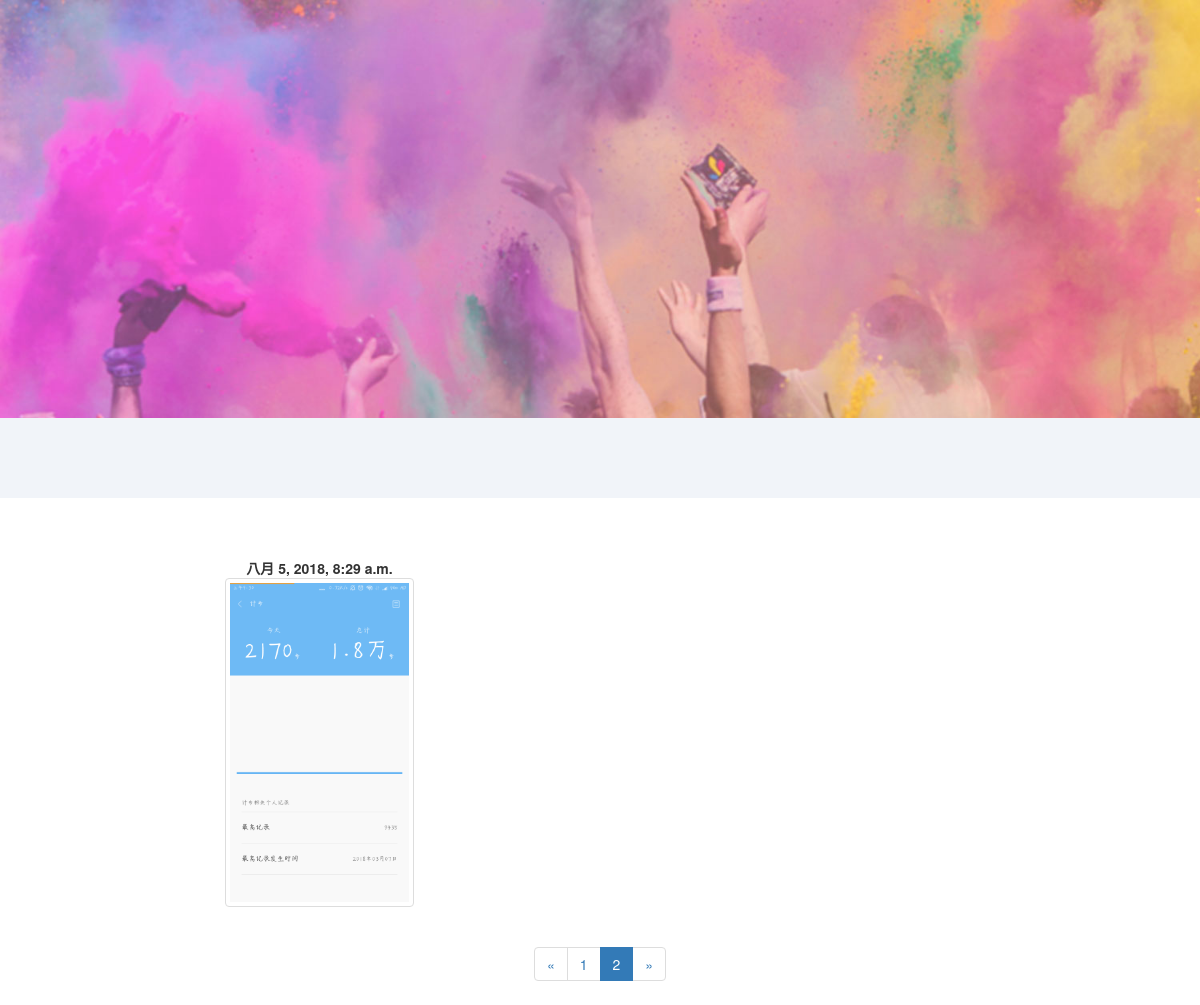
Screenshot of /run_img_list/?page=2 with the database file from the repository.
### Run/models.py (models this page shows)
class Run(models.Model):
    img = models.ImageField(upload_to='./img')
    time = models.DateTimeField(auto_now_add=True)
    is_delete = models.BooleanField(default=False)
    class Meta:
        ordering = ['-time']

### Run/views.py (the view, shortened to what this page needs)
# urls.py: path('run_img_list/', run_img_list),
def run_img_list(request):
    run_list = Run.objects.filter(is_delete=False)
    page_num = request.GET.get('page', 1)
    paginator = Paginator(run_list, 20)
    article_list = paginator.get_page(page_num)
    context = {}
    context['run_list'] = article_list
    context['data'] = article_list.object_list
    context['obj'] = article_list
    if int(article_list.number) == 1:
        if (int(article_list.number) + 2) <= paginator.num_pages:
            context["page_num"]=range(int(article_list.number), int(article_list.number) + 3)
        else:
            context["page_num"]=range(int(article_list.number), int(paginator.num_pages) + 1)
    elif not article_list.has_next():
        if (int(article_list.number) - 2) > 0:
            context["page_num"]=range(int(article_list.number) - 2, int(article_list.number) + 1)
        else:
            context["page_num"]=range(1, int(article_list.number) + 1)
    return render(request, 'run_img_list.html', context)

### myapp/templates/run_img_list.html (shortened to what this page needs)
<!DOCTYPE html>
{%  load  staticfiles %}
<html lang="en">
<head>
    <link rel="stylesheet" href="https://cdn.bootcss.com/bootstrap/3.3.7/css/bootstrap.min.css">
</head>
<body style="margin: 0px">
<div style="margin: 0px; padding: 0px">
 <img style="width: 100%; margin: 0px" src={% static 'image/RunTitle.jpg' %}>
</div>
<div style="width: 100%; height: 80px; background-color: #f1f4f9; padding: 0px"></div>
<div class="row" style="width: 100%; margin-top: 5%;">
  <div class="col-xs-6 col-md-3" style="width: 100%; padding-left: 20%">
      {% for run in run_list %}
          <div style="display: inline-block; width: 20%; text-align: center">
              <b>{{ run.time }}</b>
            <img style="width: 100%"  class="thumbnail" src='/media/{{ run.img }}' />
          </div>
      {% endfor %}
  </div>
</div>
<div style="text-align: center">
        <ul class="pagination">
            <li>
                {% if obj.number == 1 %}
                    <a class="previous disabled" aria-label="Previous">
                    <span aria-hidden="true">&laquo;</span>
                    </a>
                {% else %}
                    <a href="?page={{ obj.previous_page_number }}" aria-label="Previous">
                    <span aria-hidden="true">&laquo;</span>
                    </a>
                {% endif %}
            </li>
            {% for num in page_num %}
                {% if num == obj.number %}
                    <li class="active"><a href="?page={{ num }}">{{ num }}</a></li>
                {% else %}
                    <li><a href="?page={{ num }}">{{ num }}</a></li>
                {% endif %}
            {% endfor %}
            <li>
                {% if not obj.has_next %}
                    <a class="previous disabled" aria-label="Next">
                    <span aria-hidden="true">&raquo;</span>
                    </a>
                {% else %}
                    <a href="?page={{ obj.next_page_number }}" aria-label="Next">
                    <span aria-hidden="true">&raquo;</span>
                    </a>
                {% endif %}
            </li>
        </ul>
</div>
</body>
</html>

### rows the page displays
Run: time "八月 5, 2018, 8:29 a.m.", img (picture)

### other values shown
{{ num }} "1"
{{ num }} "2"
